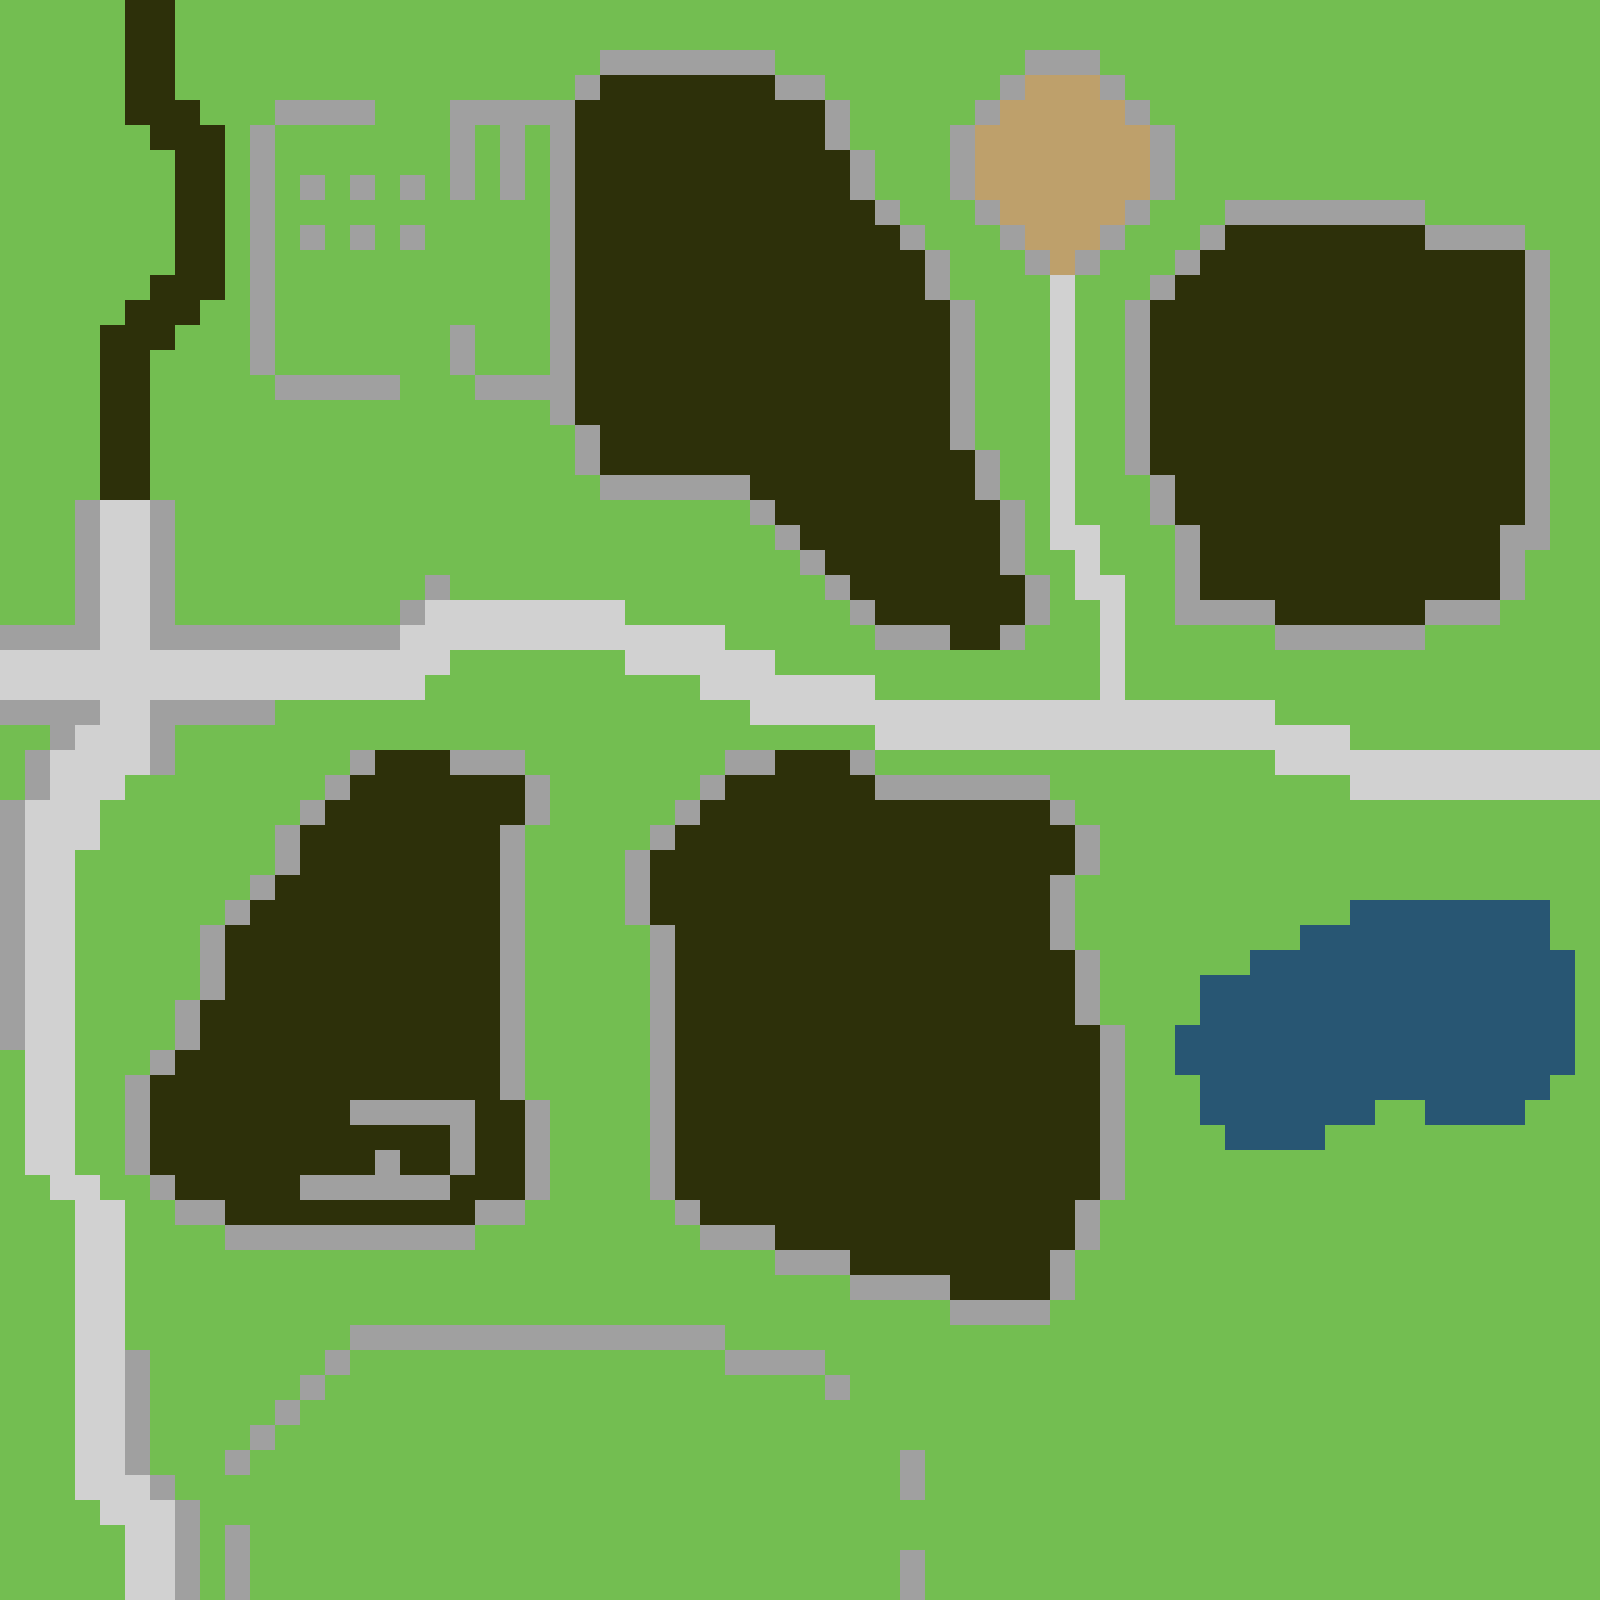

Tiled map render using the project's own tile images. Description and the map definition, with tile-layer contents summarised, below:
An orthogonal 64x64 tile map with 25x25 px tiles, 1 tile layer (Tile Layer 1), 2 tilesets and 56 objects.

<map version="1.0" orientation="orthogonal" width="64" height="64" tilewidth="25" tileheight="25">
 <tileset firstgid="1" name="Lumbridge" tilewidth="25" tileheight="25">
  <image source="../tileset.png" width="400" height="25" />
 </tileset>
 <tileset firstgid="17" name="objectset" tilewidth="25" tileheight="25">
  <image source="objectset.png" width="350" height="50" />
 </tileset>
 <layer name="Tile Layer 1" width="64" height="64">
  <data>[4096 cells, 4096 non-empty, 6 distinct tile ids]</data>
 </layer>
 <objectgroup name="Object Layer 1" width="64" height="64">
  <object gid="21" x="25" y="1500" />
  <object gid="21" x="25" y="1575" />
  <object gid="20" x="675" y="1500" />
  <object gid="20" x="450" y="1500" />
  <object gid="20" x="250" y="1525" />
  <object gid="20" x="400" y="1600" />
  <object gid="20" x="550" y="1425" />
  <object gid="20" x="800" y="1475" />
  <object gid="20" x="825" y="1575" />
  <object gid="20" x="1250" y="1425" />
  <object gid="20" x="1025" y="1550" />
  <object gid="20" x="1100" y="1325" />
  <object gid="20" x="1500" y="1250" />
  <object gid="20" x="1500" y="1475" />
  <object gid="20" x="1375" y="1525" />
  <object gid="20" x="1425" y="1375" />
  <object gid="20" x="1200" y="1200" />
  <object gid="20" x="1300" y="1275" />
  <object gid="20" x="1025" y="1400" />
  <object gid="20" x="1175" y="1500" />
  <object gid="20" x="1250" y="1600" />
  <object gid="19" x="1300" y="1450" />
  <object gid="19" x="1375" y="1350" />
  <object gid="19" x="1450" y="1200" />
  <object gid="19" x="1175" y="1400" />
  <object gid="19" x="1050" y="1500" />
  <object gid="19" x="1075" y="1575" />
  <object gid="17" x="1475" y="925" />
  <object gid="17" x="1300" y="1150" />
  <object gid="20" x="1575" y="675" />
  <object gid="20" x="1425" y="700" />
  <object gid="20" x="1075" y="525" />
  <object gid="20" x="250" y="500" />
  <object gid="20" x="300" y="450" />
  <object gid="20" x="450" y="450" />
  <object gid="20" x="425" y="50" />
  <object gid="20" x="675" y="25" />
  <object gid="20" x="1375" y="125" />
  <object gid="20" x="1250" y="50" />
  <object gid="20" x="25" y="375" />
  <object gid="20" x="100" y="225" />
  <object gid="20" x="50" y="50" />
  <object gid="20" x="125" y="925" />
  <object gid="20" x="250" y="825" />
  <object gid="20" x="550" y="1100" />
  <object gid="20" x="600" y="875" />
  <object gid="20" x="175" y="1325" />
  <object gid="20" x="0" y="1275" />
  <object gid="19" x="1175" y="1250" />
  <object gid="19" x="1500" y="125" />
  <object gid="19" x="300" y="75" />
  <object gid="19" x="350" y="550" />
  <object gid="19" x="675" y="600" />
  <object gid="19" x="575" y="725" />
  <object gid="19" x="1225" y="875" />
  <object gid="19" x="225" y="1125" />
 </objectgroup>
</map>
